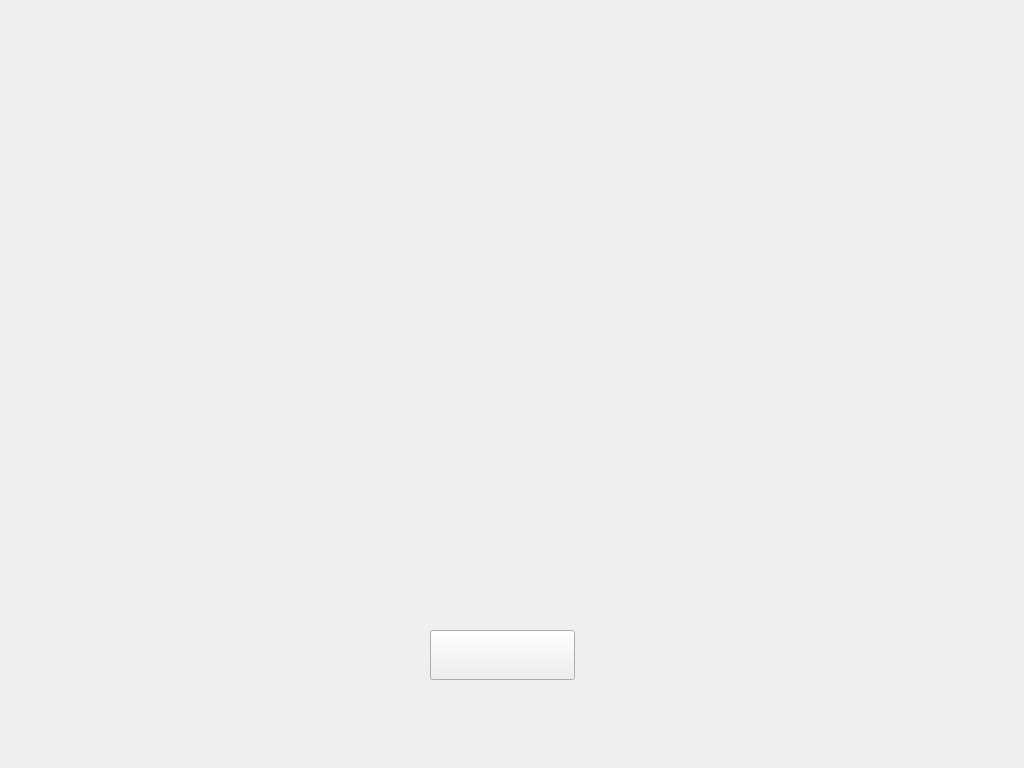
<?xml version="1.0" encoding="UTF-8"?>
<ui version="4.0">
 <class>TeamWidget</class>
 <widget class="QWidget" name="TeamWidget">
  <property name="geometry">
   <rect>
    <x>0</x>
    <y>0</y>
    <width>1024</width>
    <height>768</height>
   </rect>
  </property>
  <property name="windowTitle">
   <string>Form</string>
  </property>
  <widget class="QWidget" name="horizontalLayoutWidget">
   <property name="geometry">
    <rect>
     <x>0</x>
     <y>450</y>
     <width>1031</width>
     <height>131</height>
    </rect>
   </property>
   <layout class="QHBoxLayout" name="horizontalLayout"/>
  </widget>
  <widget class="QLabel" name="titleLabel">
   <property name="geometry">
    <rect>
     <x>430</x>
     <y>350</y>
     <width>150</width>
     <height>50</height>
    </rect>
   </property>
   <property name="text">
    <string/>
   </property>
  </widget>
  <widget class="QPushButton" name="returnButton">
   <property name="geometry">
    <rect>
     <x>430</x>
     <y>630</y>
     <width>145</width>
     <height>50</height>
    </rect>
   </property>
   <property name="text">
    <string/>
   </property>
  </widget>
 </widget>
 <resources/>
 <connections/>
</ui>
